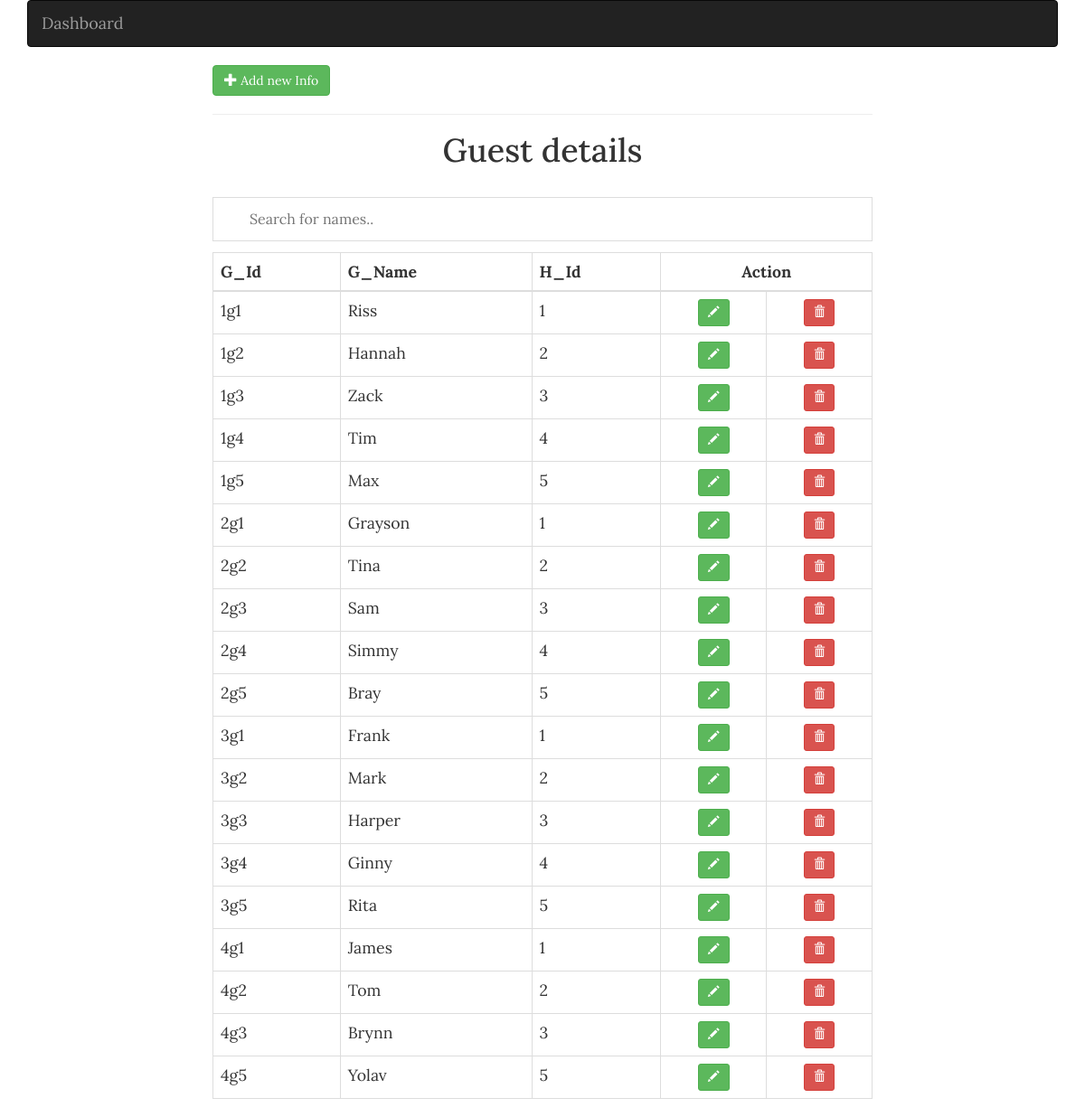
Page /admin/guest/guestList.php on the committed database.
### tables this page shows
CREATE TABLE `guest` (
  `G_Id` varchar(50) NOT NULL,
  `G_Name` varchar(50) NOT NULL,
  `H_Id` varchar(250) NOT NULL
);

### admin/guest/guestLogic.php (called while the page is built, shortened)
<?php
  function getAllRoles(){
    $sql = "SELECT g_id,g_name,h_id FROM guest";
    $guest = getMultipleRecords($sql);
    return $guest;
  }

### config.php (called while the page is built, shortened)
<?php
	$conn = new mysqli("localhost", "root", "", "event");
	function getMultipleRecords($sql, $types = null, $params = []) {
  global $conn;
  $stmt = $conn->prepare($sql);
  $stmt->execute();
  $result = $stmt->get_result();
  $user = $result->fetch_all(MYSQLI_ASSOC);
  return $user;
}
?>

### admin/guest/guestList.php (the view, shortened to what this page needs)
<?php include('../../config.php') ?>
<?php include(ROOT_PATH . '/admin/guest/guestLogic.php') ?>
<?php
  $guest = getAllRoles();
?>
<!DOCTYPE html>
<html>
<head>
  <link rel="stylesheet" href="https://cdnjs.cloudflare.com/ajax/libs/twitter-bootstrap/3.3.7/css/bootstrap.min.css" />
  <link rel="stylesheet" href="../../static/css/style.css">
</head>
<body>
  <?php include(INCLUDE_PATH . "/layouts/admin_navbar.php") ?>
  <div class="col-md-8 col-md-offset-2">
    <a href="guestForm.php" class="btn btn-success">
      <span class="glyphicon glyphicon-plus"></span>
      Add new Info
    </a>
    <hr>
    <h1 class="text-center">Guest details</h1>
    <br />
    <?php if (isset($guest)): ?>
      <input type="text" id="myInput" onkeyup="myFunction()" placeholder="Search for names..">
      <table class="table table-bordered" id="myTable_g">
        <thead>
          <tr>
            <th>G_Id</th>
            <th>G_Name</th>
            <th>H_Id</th>
            <th class="text-center" colspan=2>Action</th>
          </tr>
        </thead>
        <tbody>
          <?php foreach ($guest as $key => $value): ?>
            <tr>
              <td><?php echo $value['g_id'] ?></td>
              <td><?php echo $value['g_name'] ?></td>
              <td><?php echo $value['h_id'] ?></td>
              <td class="text-center">
                <a href="<?php echo BASE_URL ?>admin/guest/guestForm.php?edit_role=<?php echo $value['g_id'] ?>" class="btn btn-sm btn-success">
                  <span class="glyphicon glyphicon-pencil"></span>
                </a>
              </td>
              <td class="text-center">
                <a href="<?php echo BASE_URL ?>admin/guest/guestForm.php?delete_role=<?php echo $value['g_id'] ?>" class="btn btn-sm btn-danger">
                  <span class="glyphicon glyphicon-trash"></span>
                </a>
              </td>
            </tr>
          <?php endforeach; ?>
        </tbody>
      </table>
    <?php else: ?>
      <h2 class="text-center">No info in table</h2>
    <?php endif; ?>
  </div>
  <?php include(INCLUDE_PATH . "/layouts/footer.php") ?>
</body>
</html>

### includes/layouts/admin_navbar.php (shortened to what this page needs)
<div class="container">
  <nav class="navbar navbar-inverse">
    <div class="container-fluid">
      <div class="navbar-header">
        <a class="navbar-brand" href="<?php echo BASE_URL . 'admin/dashboard.php' ?>">Dashboard</a>
      </div>
    </div>
  </nav>

### includes/layouts/footer.php (shortened to what this page needs)
  </div>
</body>
</html>

### assets/css/style.css (style rules this page uses)
* { font-family: 'Lora', serif; font-size: 1.04em; }

### admin/guest/guestList.php (style rules this page uses)
#myInput { background-image: url('/css/searchicon.png'); background-position: 10px 12px; background-repeat: no-repeat; width: 100%; font-size: 16px; padding: 12px 20px 12px 40px; border: 1px solid #ddd; margin-bottom: 12px; }

### rows in the picture
guest: G_Id "1g1", G_Name "Riss", H_Id "1"
guest: G_Id "1g2", G_Name "Hannah", H_Id "2"
guest: G_Id "1g3", G_Name "Zack", H_Id "3"
guest: G_Id "1g4", G_Name "Tim", H_Id "4"
guest: G_Id "1g5", G_Name "Max", H_Id "5"
guest: G_Id "2g1", G_Name "Grayson", H_Id "1"
guest: G_Id "2g2", G_Name "Tina", H_Id "2"
guest: G_Id "2g3", G_Name "Sam", H_Id "3"
guest: G_Id "2g4", G_Name "Simmy", H_Id "4"
guest: G_Id "2g5", G_Name "Bray", H_Id "5"
guest: G_Id "3g1", G_Name "Frank", H_Id "1"
guest: G_Id "3g2", G_Name "Mark", H_Id "2"
guest: G_Id "3g3", G_Name "Harper", H_Id "3"
guest: G_Id "3g4", G_Name "Ginny", H_Id "4"
guest: G_Id "3g5", G_Name "Rita", H_Id "5"
guest: G_Id "4g1", G_Name "James", H_Id "1"
guest: G_Id "4g2", G_Name "Tom", H_Id "2"
guest: G_Id "4g3", G_Name "Brynn", H_Id "3"
guest: G_Id "4g5", G_Name "Yolav", H_Id "5"
